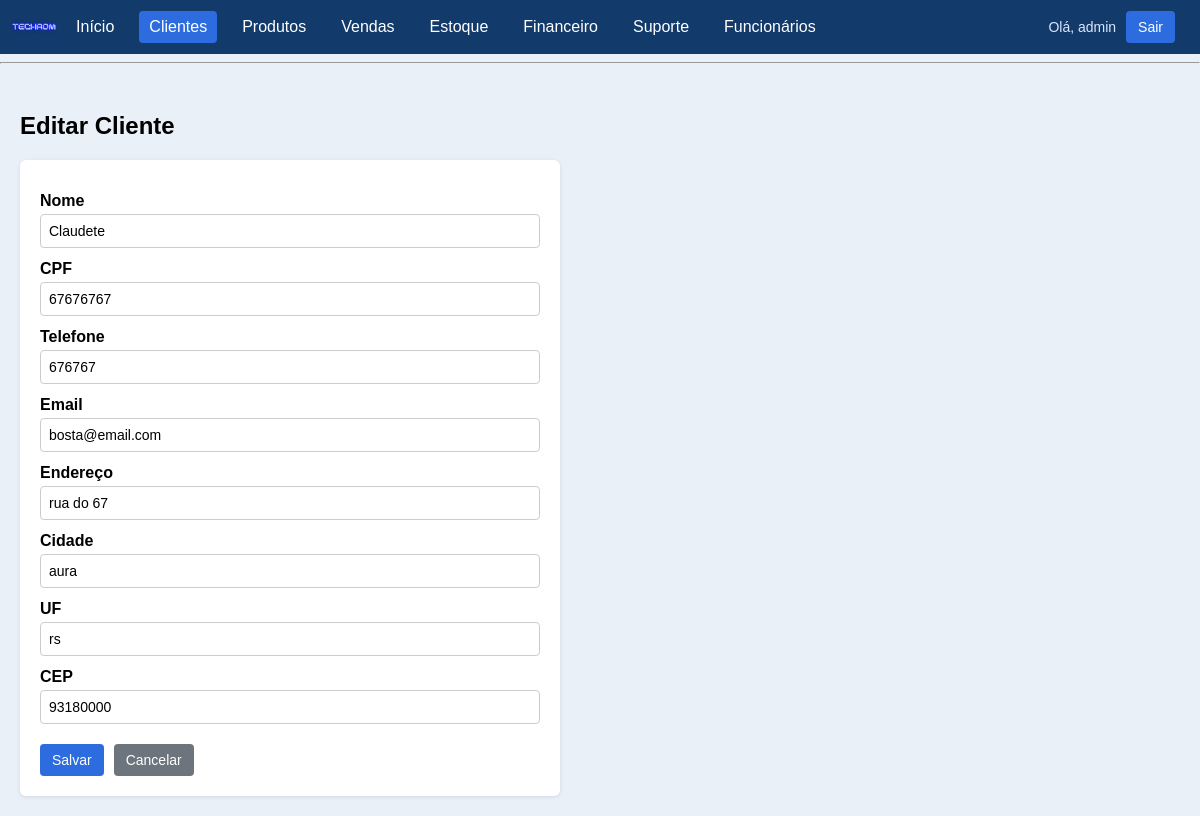
The app's page /clients/1/edit (signed in) with its own data.
### models.py (models this page shows, shortened)
class User(db.Model):
    id = db.Column(db.Integer, primary_key=True)
    username = db.Column(db.String(100), unique=True, nullable=False)
    password_hash = db.Column(db.String(200), nullable=False)
    failed_attempts = db.Column(db.Integer, default=0)
    locked_until = db.Column(db.DateTime, nullable=True)
    created_at = db.Column(db.DateTime, default=datetime.utcnow)

class Client(db.Model):
    id = db.Column(db.Integer, primary_key=True)
    name = db.Column(db.String(100), nullable=False)
    cpf = db.Column(db.String(11), unique=True, nullable=False)
    phone = db.Column(db.String(12))
    email = db.Column(db.String(200), unique=True, nullable=False)
    address = db.Column(db.String(200))
    city = db.Column(db.String(100))
    state = db.Column(db.String(2))
    cep = db.Column(db.String(8))

### app.py (the view, shortened to what this page needs)
@app.route("/clients/<int:client_id>/edit", methods=["GET", "POST"])
@login_required
def edit_client(client_id):
    client = Client.query.get_or_404(client_id)
    return render_template("new_client.html", client=client)

### app.py (called while the page is built)
def login_required(view):
    @wraps(view)
    def wrapped_view(*args, **kwargs):
        if g.user is None:
            return redirect(url_for("login"))
        return view(*args, **kwargs)
    return wrapped_view

@app.before_request
def load_logged_in_user():
    user_id = session.get("user_id")
    if user_id is None:
        g.user = None
    else:
        g.user = db.session.get(User, user_id)

### templates/new_client.html (shortened to what this page needs)
{% extends "base.html" %}
{% block content %}
<h2>{{ 'Editar Cliente' if client else 'Novo Cliente' }}</h2>
<form method="POST" class="form">
    <label>Nome</label>
    <input name="name" placeholder="nome" value="{{ client.name if client else '' }}" required>
    <label>CPF</label>
    <input name="cpf" placeholder="cpf" value="{{ client.cpf if client else '' }}" required>
    <label>Telefone</label>
    <input name="phone" placeholder="telefone" value="{{ client.phone if client else '' }}">
    <label>Email</label>
    <input name="email" placeholder="email" value="{{ client.email if client else '' }}" required>
    <label>Endereço</label>
    <input name="address" placeholder="endereço" value="{{ client.address if client else '' }}">
    <label>Cidade</label>
    <input name="city" placeholder="cidade" value="{{ client.city if client else '' }}">
    <label>UF</label>
    <input name="state" placeholder="estado" value="{{ client.state if client else '' }}">
    <label>CEP</label>
    <input name="cep" placeholder="cep" value="{{ client.cep if client else '' }}">
    <div class="form-actions">
        <button class="btn" type="submit">Salvar</button>
        <a class="btn btn-secondary" href="/clients">Cancelar</a>
    </div>
</form>
{% endblock %}

### templates/base.html (shortened to what this page needs)
<!DOCTYPE html>
<html lang="pt-BR">
<head>
    <link rel="stylesheet" href="{{ url_for('static', filename='css/style.css')}}">
</head>
<body>
    {% if g.user %}
    <nav>
        <a href="/" class="brand">
            <img src="{{ url_for('static', filename='img/logo.png') }}" alt="Logo" class="brand-logo">
        </a>
        <a href="/" class="{{ 'active' if request.path == '/' }}">Início</a>
        <a href="/clients" class="{{ 'active' if request.path.startswith('/clients') }}">Clientes</a>
        <a href="/products" class="{{ 'active' if request.path.startswith('/products') }}">Produtos</a>
        <a href="/sales" class="{{ 'active' if request.path.startswith('/sales') }}">Vendas</a>
        <a href="/stock" class="{{ 'active' if request.path.startswith('/stock') }}">Estoque</a>
        <a href="/finance" class="{{ 'active' if request.path.startswith('/finance') }}">Financeiro</a>
        <a href="/support" class="{{ 'active' if request.path.startswith('/support') }}">Suporte</a>
        <a href="/employees" class="{{ 'active' if request.path.startswith('/employees') }}">Funcionários</a>
        <span class="nav-user">Olá, {{ g.user.username }}</span>
        <a class="btn btn-logout" href="/logout">Sair</a>
    </nav>
    <hr>
    {% endif %}
    <div class="container">
        {% block content %}{% endblock %}
    </div>
</body>
</html>

### static/css/style.css (style rules this page uses)
body { font-family: Arial, sans-serif; margin: 0; background: #eaf0f8; }
nav { background: #123a6b; padding: 10px; display: flex; align-items: center; }
nav a { color: white; margin-right: 15px; text-decoration: none; padding: 7px 10px; border-radius: 4px; }
nav a.active { background: #2d6cdf; }
.brand { margin-right: 8px; padding: 0; line-height: 0; }
.brand-logo { height: 34px; width: auto; border-radius: 4px; }
.nav-user { color: #dbe7ff; margin-left: auto; margin-right: 10px; font-size: 14px; }
.btn-logout { background: #2d6cdf; padding: 6px 12px; }
.container { padding: 20px; max-width: 1200px; margin: 0 auto; }
.btn { padding: 8px 12px; background: #2d6cdf; color: white; text-decoration: none; border-radius: 4px; border: none; cursor: pointer; font-size: 14px; display: inline-block; }
.btn-secondary { background: #6c757d; }
.form { background: white; padding: 20px; border-radius: 6px; max-width: 500px; box-shadow: 0 1px 4px rgba(0,0,0,0.1); }
.form label { display: block; font-weight: bold; margin: 12px 0 4px; }
.form input, .form select, .form textarea { width: 100%; padding: 8px; border: 1px solid #ccc; border-radius: 4px; box-sizing: border-box; font-size: 14px; }
.form-actions { margin-top: 20px; display: flex; gap: 10px; }

### records on screen
User: user.username "admin"
Client: name "Claudete", cpf "67676767", phone "676767", email "bosta@email.com", address "rua do 67", city "aura", state "rs", cep "93180000"

### other values on screen
{{ 'Editar Cliente' if client else 'Novo Cliente' }} "Editar Cliente"
